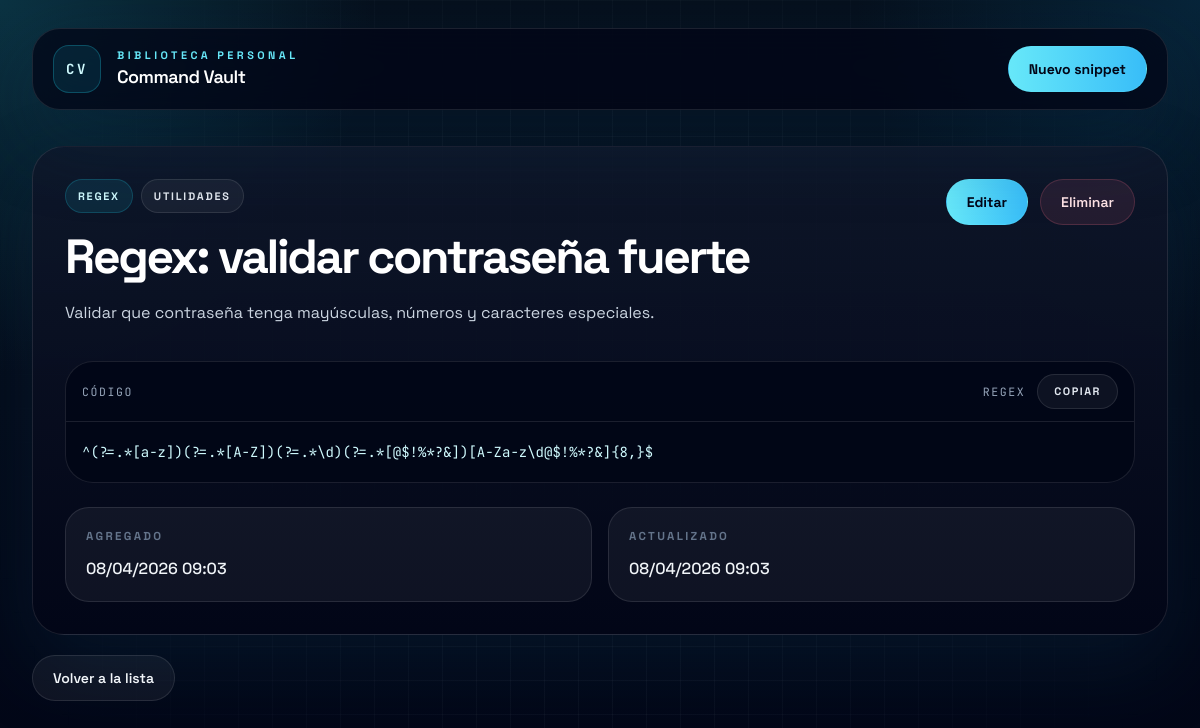
The page /snippet/107/ on the database as committed earlier.
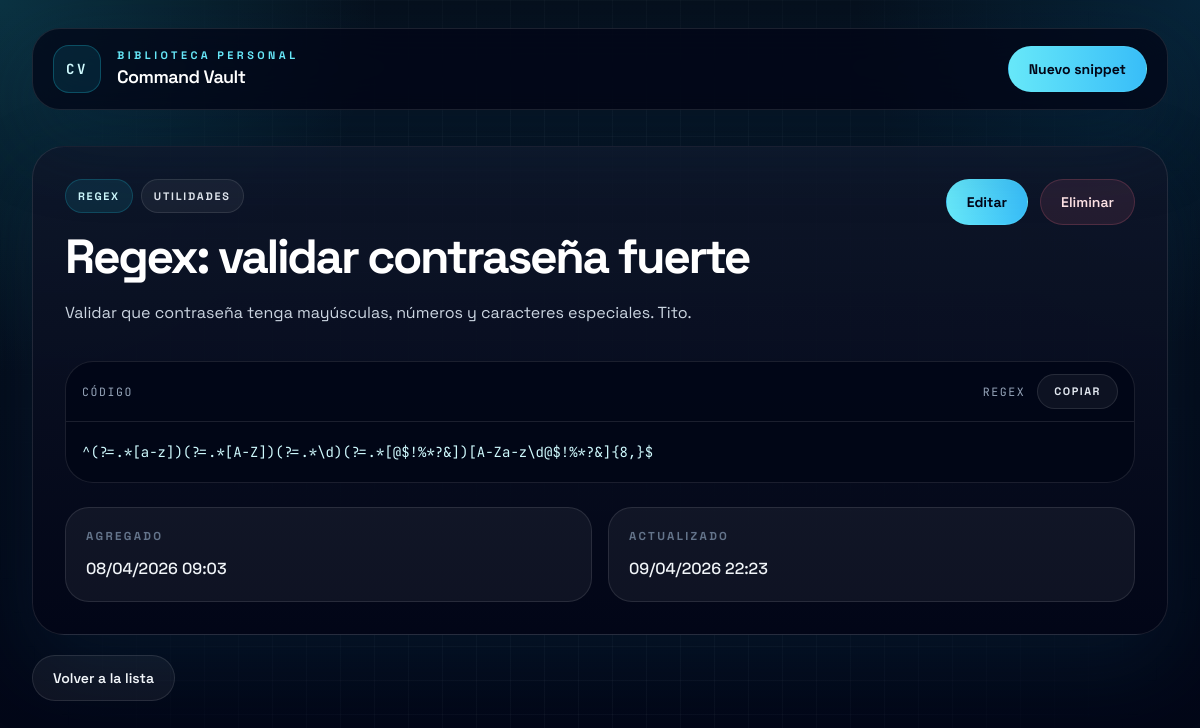
The same page on the database as committed later.
### vault/models.py (models this page shows, shortened)
class Snippet(models.Model):
    LENGUAJES = [
        ('python', 'Python'),
        ('javascript', 'JavaScript'),
        ('html', 'HTML'),
        ('css', 'CSS'),
        ('bash', 'Bash'),
        ('sql', 'SQL'),
        ('django', 'Django'),
        ('git', 'Git'),
        ('docker', 'Docker'),
        ('regex', 'Regex'),
        ('json', 'JSON'),
        ('yaml', 'YAML'),
    ]
    CATEGORIAS = [
        ('backend', 'Backend'),
        ('frontend', 'Frontend'),
        ('database', 'Base de datos'),
        ('devops', 'DevOps'),
        ('utils', 'Utilidades'),
    ]
    titulo = models.CharField(max_length=120)
    lenguaje = models.CharField(max_length=20, choices=LENGUAJES)
    categoria = models.CharField(max_length=20, choices=CATEGORIAS)
    descripcion = models.TextField()
    codigo = models.TextField()
    destacado = models.BooleanField(default=False)
    creado_en = models.DateTimeField(auto_now_add=True)
    actualizado_en = models.DateTimeField(auto_now=True)
    class Meta:
        ordering = ['-creado_en']
        verbose_name = 'Snippet'
        verbose_name_plural = 'Snippets'

### vault/views.py (the view)
# urls.py: path('snippet/<int:pk>/', views.snippet_detail, name='snippet_detail'),
def snippet_detail(request, pk):
    snippet = get_object_or_404(Snippet, pk=pk)
    return render(request, 'vault/snippet_detail.html', {'snippet': snippet})

### vault/templates/vault/snippet_detail.html (shortened to what this page needs)
{% extends 'vault/base.html' %}
{% block content %}
<section class="space-y-5">
    <article class="rounded-[32px] border border-white/10 bg-[linear-gradient(180deg,rgba(15,23,42,0.9),rgba(2,6,23,0.96))] p-6 shadow-glow sm:p-8">
        <div class="flex flex-col gap-6 lg:flex-row lg:items-start lg:justify-between">
            <div class="max-w-3xl">
                <div class="flex flex-wrap gap-2">
                    <span class="rounded-full border border-cyan-400/20 bg-cyan-400/10 px-3 py-2 text-[0.68rem] font-bold uppercase tracking-[0.16em] text-cyan-100">{{ snippet.get_lenguaje_display }}</span>
                    <span class="rounded-full border border-white/10 bg-white/5 px-3 py-2 text-[0.68rem] font-bold uppercase tracking-[0.16em] text-slate-200">{{ snippet.get_categoria_display }}</span>
                </div>
                <div class="mt-5">
                    <h1 class="text-4xl font-bold tracking-[-0.05em] text-white sm:text-5xl">{{ snippet.titulo }}</h1>
                    <p class="mt-4 text-base leading-8 text-slate-300">{{ snippet.descripcion }}</p>
                </div>
            </div>
            <div class="flex flex-wrap gap-3">
                <a href="{% url 'snippet_update' snippet.pk %}" class="inline-flex items-center justify-center rounded-full border border-cyan-300/20 bg-gradient-to-r from-cyan-300 to-sky-400 px-5 py-3 text-sm font-bold text-slate-950 transition hover:-translate-y-0.5">Editar</a>
                <a href="{% url 'snippet_delete' snippet.pk %}" class="inline-flex items-center justify-center rounded-full border border-rose-400/20 bg-rose-400/10 px-5 py-3 text-sm font-semibold text-rose-100 transition hover:-translate-y-0.5 hover:bg-rose-400/15">Eliminar</a>
            </div>
        </div>
        <div class="mt-8 overflow-hidden rounded-[28px] border border-white/10 bg-slate-950/90">
            <div class="flex items-center justify-between gap-4 border-b border-white/10 px-4 py-3 font-mono text-[0.72rem] uppercase tracking-[0.14em] text-slate-400">
                <span>Código</span>
                <div class="flex items-center gap-3">
                    <span>{{ snippet.get_lenguaje_display }}</span>
                    <button
                        type="button"
                        class="inline-flex min-w-22 items-center justify-center rounded-full border border-white/10 bg-white/5 px-4 py-2 font-sans text-[0.68rem] font-bold uppercase tracking-[0.14em] text-slate-200 transition hover:-translate-y-0.5 hover:border-cyan-300/30 hover:bg-cyan-300/10"
                        data-copy-button
                        data-copy-source="#snippet-code-{{ snippet.pk }}"
                        aria-label="Copiar código de {{ snippet.titulo }}"
                    >
                        <span data-copy-label>Copiar</span>
                    </button>
                </div>
            </div>
            <pre id="snippet-code-{{ snippet.pk }}" class="overflow-auto px-4 py-5 font-mono text-xs leading-7 text-cyan-100 sm:text-sm"><code>{{ snippet.codigo }}</code></pre>
        </div>
        <div class="mt-6 grid gap-4 md:grid-cols-2">
            <div class="rounded-3xl border border-white/10 bg-white/5 p-5">
                <p class="text-[0.72rem] font-bold uppercase tracking-[0.2em] text-slate-500">Agregado</p>
                <p class="mt-3 text-base font-medium text-slate-100">{{ snippet.creado_en|date:"d/m/Y H:i" }}</p>
            </div>
            <div class="rounded-3xl border border-white/10 bg-white/5 p-5">
                <p class="text-[0.72rem] font-bold uppercase tracking-[0.2em] text-slate-500">Actualizado</p>
                <p class="mt-3 text-base font-medium text-slate-100">{{ snippet.actualizado_en|date:"d/m/Y H:i" }}</p>
            </div>
        </div>
    </article>
    <a href="{% url 'snippet_list' %}" class="inline-flex items-center justify-center rounded-full border border-white/10 bg-white/5 px-5 py-3 text-sm font-semibold text-slate-100 transition hover:border-cyan-300/30 hover:bg-cyan-300/10">Volver a la lista</a>
</section>
{% endblock %}

### vault/templates/vault/base.html (shortened to what this page needs)
{% load static %}
<!DOCTYPE html>
<html lang="es">
<head>
    <script src="https://cdn.tailwindcss.com"></script>
</head>
<body class="min-h-screen bg-slate-950 font-sans text-slate-100 antialiased">
<div class="fixed inset-0 -z-10 overflow-hidden">
</div>
<div class="relative mx-auto flex min-h-screen w-full max-w-7xl flex-col px-4 pb-8 pt-4 sm:px-6 lg:px-8">
    <header class="sticky top-0 z-30 py-3">
        <div class="flex items-center justify-between gap-4 rounded-[28px] border border-white/10 bg-slate-950/75 px-5 py-4 shadow-glow backdrop-blur-xl">
            <a class="flex min-w-0 items-center gap-4" href="{% url 'snippet_list' %}">
                <span class="flex h-12 w-12 shrink-0 items-center justify-center rounded-2xl border border-cyan-400/25 bg-cyan-400/10 font-mono text-sm font-bold tracking-[0.18em] text-cyan-100">CV</span>
                <span class="flex min-w-0 flex-col">
                    <span class="text-[0.68rem] font-bold uppercase tracking-[0.32em] text-cyan-300">Biblioteca personal</span>
                    <span class="truncate text-lg font-semibold tracking-[-0.03em] text-white">Command Vault</span>
                </span>
            </a>
            <div class="flex items-center gap-3">
                <a href="{% url 'snippet_create' %}" class="inline-flex items-center justify-center rounded-full border border-cyan-300/20 bg-gradient-to-r from-cyan-300 to-sky-400 px-5 py-3 text-sm font-bold text-slate-950 transition hover:-translate-y-0.5 hover:shadow-[0_16px_40px_rgba(14,165,233,0.28)]">
                    Nuevo snippet
                </a>
            </div>
        </div>
    </header>
    <main class="flex-1 py-6">
        {% block content %}{% endblock %}
    </main>
</div>
</body>
</html>

Rows that differ between the two databases and show on the page:
changed Snippet "Regex: validar contraseña fuerte": descripcion "Validar que contraseña tenga mayúsculas, números y caracteres especiales." → "Validar que contraseña tenga mayúsculas, números y caracteres especiales. Tito."; actualizado_en "08/04/2026 09:03" → "09/04/2026 22:23"
